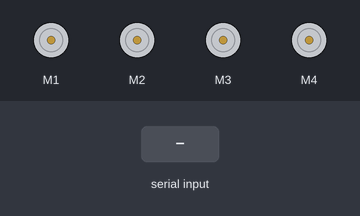
Bench run of a program on a simulated Arduino Uno, built with avr-gcc and run on an emulated ATmega328P. Parts: 4 × DC motor (green arrow = forward, orange = backward, longer = faster). The test bench sets the inputs (shaded band).

Above: at 1.2 s.
1.3 s: "F" received over the second serial link
At 2.2 s:
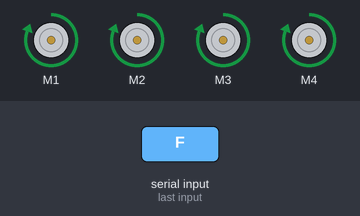
2.8 s: "B" received over the second serial link
At 3.3 s:
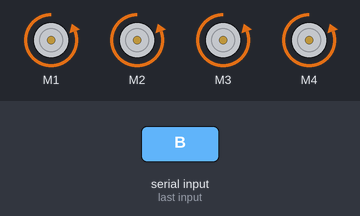
4.3 s: "L" received over the second serial link
At 5.5 s:
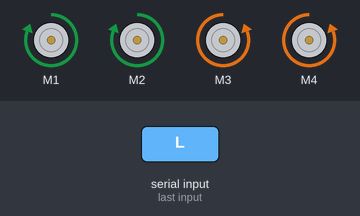
5.8 s: "R" received over the second serial link
At 6.8 s:
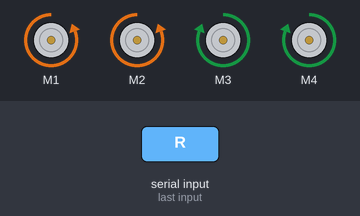
7.3 s: "1" received over the second serial link
At 7.9 s:
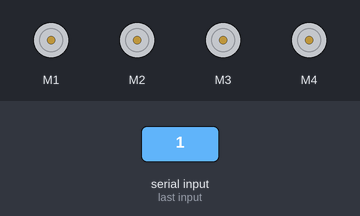
Timing chart, 0 to 9.8 s (numbered marks = the images above; inputs shaded):
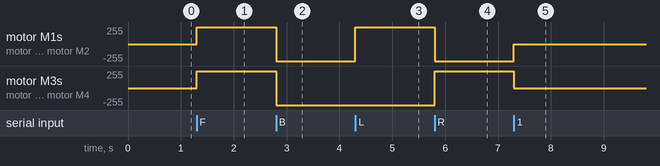

The program:

main.cpp
```cpp
#include <Arduino.h>
#include <AFMotor.h>
#include <SoftwareSerial.h>

/*
We will learn to use DC motors uisng a Bluetooth Module.
This is a precursur to the Blue Tooth Controlled car.

use the motor shield, connect all 4 motors, you might have to change +/- to align motor direction of rotation
Power both motor shield and arduino with 9V battery (NOte: do remove the jack else it will BURN)
Connect bluetooth 4 wires to motor shield
TXD will connect to S,
RX will be to outermost and inner side.
*/

SoftwareSerial bluetoothSerial(9, 10); // RX, TX

// initial motors pin
AF_DCMotor motor1(1, MOTOR12_1KHZ);
AF_DCMotor motor2(2, MOTOR12_1KHZ);
AF_DCMotor motor3(3, MOTOR34_1KHZ);
AF_DCMotor motor4(4, MOTOR34_1KHZ);

char command;

void setup()
{
  bluetoothSerial.begin(9600); // Set the baud rate to your Bluetooth module.
}

void loop()
{
  if (bluetoothSerial.available() > 0)
  {
    command = bluetoothSerial.read();
    Stop();
    // initialize with motors stoped

    switch (command)
    {
    case 'F':
      forward();
      break;
    case 'B':
      back();
      break;
    case 'L':
      left();
      break;
    case 'R':
      right();
      break;
    }
  }
}

void forward()
{
  motor1.setSpeed(255); // Define maximum velocity
  motor1.run(FORWARD);  // rotate the motor clockwise
  motor2.setSpeed(255); // Define maximum velocity
  motor2.run(FORWARD);  // rotate the motor clockwise
  motor3.setSpeed(255); // Define maximum velocity
  motor3.run(FORWARD);  // rotate the motor clockwise
  motor4.setSpeed(255); // Define maximum velocity
  motor4.run(FORWARD);  // rotate the motor clockwise
}

void back()
{
  motor1.setSpeed(255); // Define maximum velocity
  motor1.run(BACKWARD); // rotate the motor anti-clockwise
  motor2.setSpeed(255); // Define maximum velocity
  motor2.run(BACKWARD); // rotate the motor anti-clockwise
  motor3.setSpeed(255); // Define maximum velocity
  motor3.run(BACKWARD); // rotate the motor anti-clockwise
  motor4.setSpeed(255); // Define maximum velocity
  motor4.run(BACKWARD); // rotate the motor anti-clockwise
}

void right()
{
  motor1.setSpeed(255); // Define maximum velocity
  motor1.run(BACKWARD); // rotate the motor anti-clockwise
  motor2.setSpeed(255); // Define maximum velocity
  motor2.run(BACKWARD); // rotate the motor anti-clockwise
  motor3.setSpeed(255); // Define maximum velocity
  motor3.run(FORWARD);  // rotate the motor clockwise
  motor4.setSpeed(255); // Define maximum velocity
  motor4.run(FORWARD);  // rotate the motor clockwise
}

void left()
{
  motor1.setSpeed(255); // Define maximum velocity
  motor1.run(FORWARD);  // rotate the motor clockwise
  motor2.setSpeed(255); // Define maximum velocity
  motor2.run(FORWARD);  // rotate the motor clockwise
  motor3.setSpeed(255); // Define maximum velocity
  motor3.run(BACKWARD); // rotate the motor anti-clockwise
  motor4.setSpeed(255); // Define maximum velocity
  motor4.run(BACKWARD); // rotate the motor anti-clockwise
}

void Stop()
{
  motor1.setSpeed(0);  // Define minimum velocity
  motor1.run(RELEASE); // stop the motor when release the button
  motor2.setSpeed(0);  // Define minimum velocity
  motor2.run(RELEASE); // rotate the motor clockwise
  motor3.setSpeed(0);  // Define minimum velocity
  motor3.run(RELEASE); // stop the motor when release the button
  motor4.setSpeed(0);  // Define minimum velocity
  motor4.run(RELEASE); // stop the motor when release the button
}
```

Measured:
- after the input at 1.3 s, motor M1–4: stopped → forward 255/255 at once
- after the input at 2.8 s, motor M1–4: forward 255/255 → backward 255/255 at once
- after the input at 4.3 s, motor M1, motor M2: backward 255/255 → forward 255/255 at once
- after the input at 5.8 s, motor M1, motor M2: forward 255/255 → backward 255/255 at once; motor M3, motor M4: backward 255/255 → forward 255/255 at once
- after the input at 7.3 s, motor M1, motor M2: backward 255/255 → stopped at once; motor M3, motor M4: forward 255/255 → stopped at once
